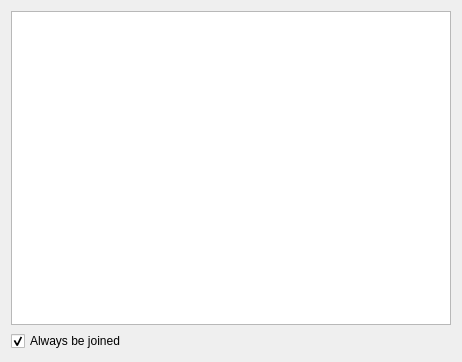
<?xml version="1.0" encoding="UTF-8"?>
<ui version="4.0">
 <class>MonitorPictureDialog</class>
 <widget class="QDialog" name="MonitorPictureDialog">
  <property name="geometry">
   <rect>
    <x>0</x>
    <y>0</y>
    <width>462</width>
    <height>362</height>
   </rect>
  </property>
  <property name="windowTitle">
   <string>Dialog</string>
  </property>
  <layout class="QVBoxLayout" name="verticalLayout_2">
   <item>
    <layout class="QVBoxLayout" name="verticalLayout">
     <item>
      <widget class="QGraphicsView" name="graphicsView"/>
     </item>
    </layout>
   </item>
   <item>
    <widget class="QCheckBox" name="magneticCheckBox">
     <property name="text">
      <string>Always be joined</string>
     </property>
     <property name="checked">
      <bool>true</bool>
     </property>
    </widget>
   </item>
  </layout>
 </widget>
 <resources/>
 <connections/>
</ui>
